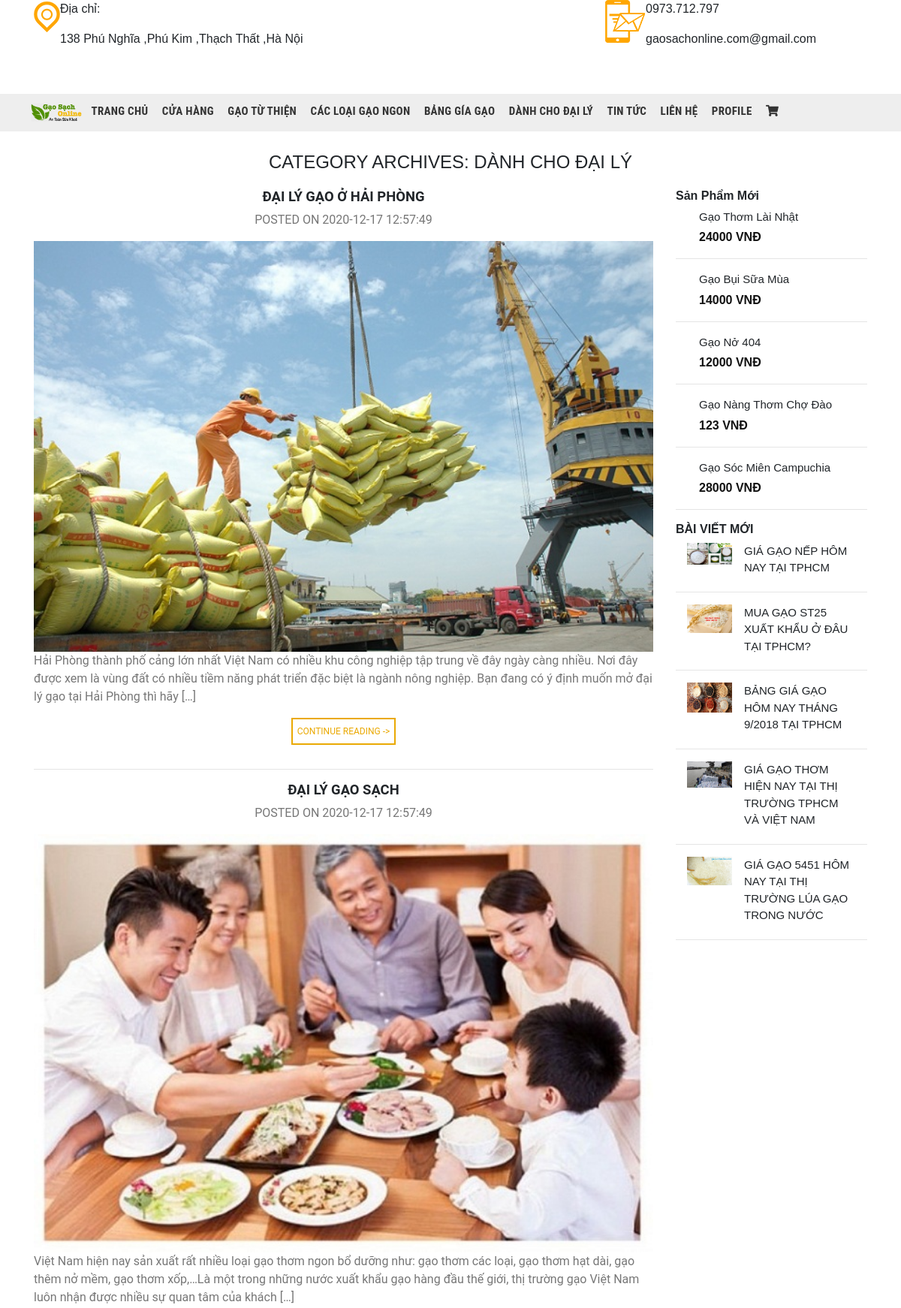
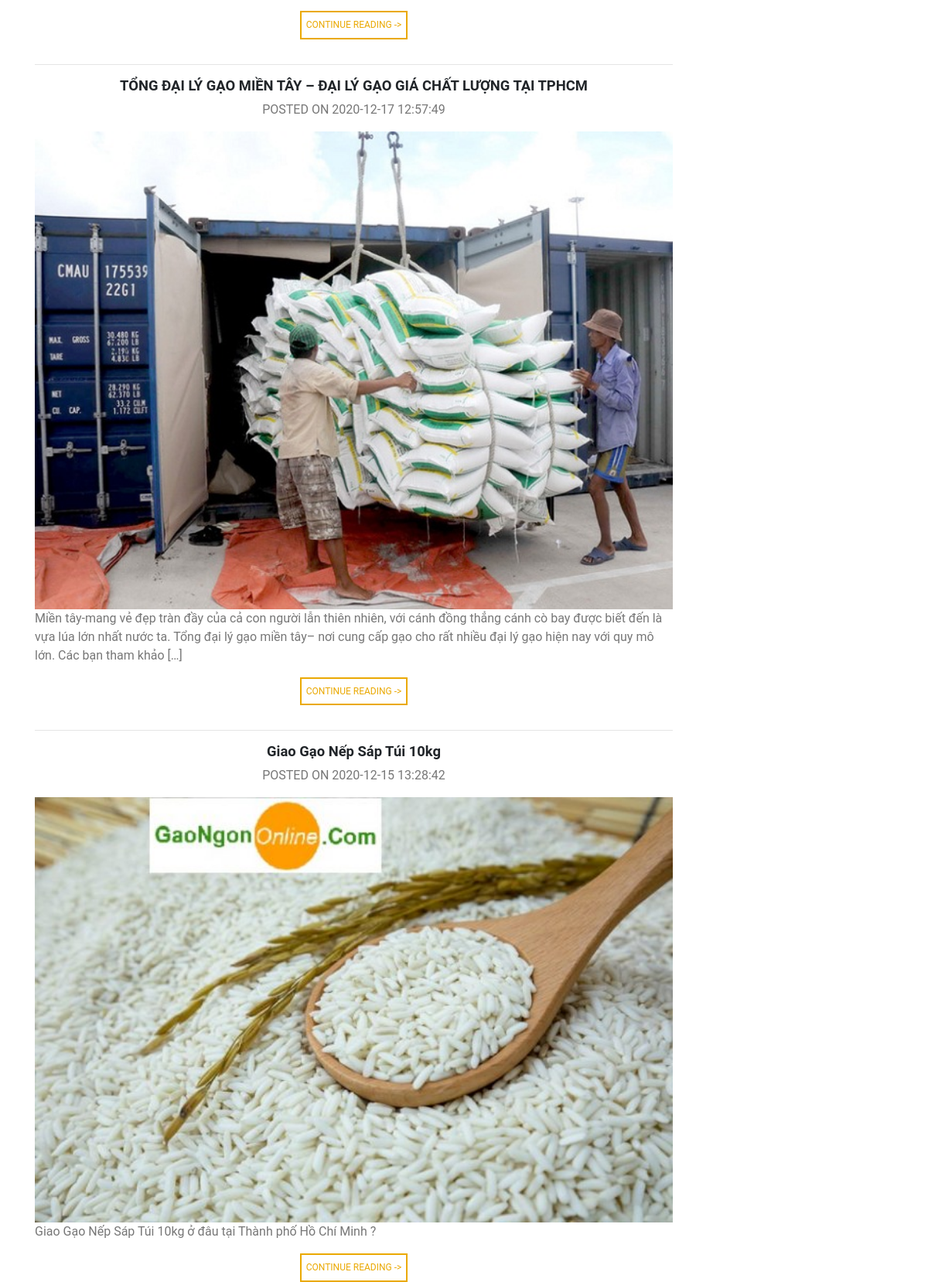
The page /daily.php (upper part) on the database its author committed (2 pictures, top to bottom).
### tables this page shows
CREATE TABLE `theloai` (
  `ID` int(11) NOT NULL,
  `Ten` varchar(30) NOT NULL
);

CREATE TABLE `tintuc` (
  `ID` int(11) NOT NULL,
  `Title` varchar(100) NOT NULL,
  `Content` varchar(1000) NOT NULL,
  `Loai` int(11) NOT NULL,
  `Img` varchar(50) DEFAULT NULL,
  `Note` varchar(200) DEFAULT NULL,
  `ThoiGian` datetime NOT NULL DEFAULT current_timestamp()
);

CREATE TABLE `sanpham` (
  `ID` int(11) NOT NULL,
  `TenSP` varchar(30) NOT NULL,
  `TonKho` int(11) NOT NULL DEFAULT 0,
  `Gia` int(11) NOT NULL,
  `Loai` int(11) DEFAULT NULL,
  `Img` varchar(30) DEFAULT NULL,
  `MoTa` varchar(1000) DEFAULT NULL,
  `ChiTiet` varchar(1000) NOT NULL
);

### view/func.php (called while the page is built, shortened)
<?php
function Select($conn, $query)
{
  $data = $conn->prepare($query);
  $ketqua = $data->execute();
  $rows = $data->fetchAll();
  return $rows;
}
function View($loai)
{
  switch ($loai) {
    case 5:
      return "giagao.php";
  }
}

### daily.php (the view, shortened to what this page needs)
<!doctype html>
<html lang="en">
<head>
  <link rel="stylesheet" href="i.css">
  <link rel="stylesheet" href="tintuc.css">
  <link rel="stylesheet" href="css/style_trangchu.css">
  <link rel="stylesheet" href="https://pro.fontawesome.com/releases/v5.10.0/css/all.css"/>
  <link rel="stylesheet" href="https://stackpath.bootstrapcdn.com/font-awesome/4.7.0/css/font-awesome.min.css">
  <link rel="stylesheet" href="https://stackpath.bootstrapcdn.com/bootstrap/4.3.1/css/bootstrap.min.css">
</head>
<body>
  <div class="container">
    <div class="row">
      <div class="col-sm-8">
        <div class="cha1">
          <div class="flex-left mr-0">
            <img src="images/map.png" alt="">
          </div>
          <div class=" ">
            <p>Địa chỉ:</p>
            <p>138 Phú Nghĩa ,Phú Kim ,Thạch Thất ,Hà Nội</p>
          </div>
        </div>
      </div>
      <div class="col-sm-4">
        <div class="cha1">
          <div>
            <img src="images/phone.png" alt="">
          </div>
          <div>
            <p>
             0973.712.797
            </p>
            <p>
              gaosachonline.com@gmail.com
            </p>
          </div>
        </div>
      </div>
    </div>
  </div>
  <div class="header">
<div class="cha">
  <ul>
    <li>
        <img src="images/logo1.png" alt="">
    </li>
    <li>
      <a href="index.php"> Trang Chủ</a>
    </li>
    <li>
      <a href="cuahang.php">Cửa Hàng</a>
    </li>
    <li>
      <a href="gaotuthien.php"> Gạo Từ Thiện</a>
    </li>
    <li>
      <a href="gaongon.php">Các Loại Gạo Ngon</a>
    </li>
    <li>
      <a href="giagao.php"> Bảng Gía Gạo</a>
    </li>
    <li>
      <a href="daily.php">Dành Cho Đại Lý</a>
    </li>
    <li>
      <a href="tintuc.php">Tin Tức</a>
    </li>
    <li>
      <a href="lienhe.php">Liên Hệ</a>
    </li>
    <li>
      <a href="profile.php">Profile</a>
    </li>
    <li>
      <a href="giohang.php"><i class="fas fa-shopping-cart"></i></a>
    </li>
  </ul>
</div>
</div>
  <div class="container content">
    <div class="card-title text-center col-sm-12">
      <?php
      require("view/func.php");
      $query = "SELECT * from tintuc inner join theloai on tintuc.Loai=theloai.ID where tintuc.Loai=4 order by ThoiGian desc";
      $data = Select($conn, $query);
      ?>
      <h4>CATEGORY ARCHIVES: <?=$data[0]["Ten"]?></h4>
    </div>
    <div class="row">
      <div class="col-sm-9 daily">
        <?php
        for ($i = 0; $i < 6; $i++) {
        ?>
          <h3 class="text-center"><?=$data[$i]["Title"]?></h3>
          <p class="text-center">POSTED ON <?=$data[$i]["ThoiGian"]?>
          </p>
          <img src="images/<?=$data[$i]["Img"]?>" alt="">
          <p><?=$data[$i]["Content"]?></p>
          <div class="text text-center">
            <p>CONTINUE READING -></p>
          </div>
          <hr>
        <?php
        }
        ?>
      </div>
      <div class="col-sm-3 ol">
        <h4>Sản Phẩm Mới</h4>
        <?php
        $query = "SELECT * from sanpham order by ID desc limit 5";
        $data = Select($conn, $query);
        foreach($data as $row){
        ?>
          <div class="col mt-2 ">
            <div class="ml-3">
              <p><?= $row["TenSP"] ?></p>
              <span><?=$row["Gia"] ?> VNĐ</span>
            </div>
          </div>
          <hr>
        <?php
        }
        ?>
        <h4>BÀI VIẾT MỚI</h4>
        <?php
          $query="SELECT * from tintuc order by ThoiGian desc limit 5";
          $data = Select($conn,$query);
          foreach($data as $row){
            ?>
          <div class="col mt-2 ">
            <div>
             <a href="<?=View($row["Loai"])?>"> <img src="images/<?=$row["Img"]?>" alt=""></a>
            </div>
            <div class="ml-3">
              <p><?=$row["Title"] ?></p>
            </div>
          </div>
          <hr>
            <?php
          }
        ?>
      </div>
    </div>
  </div>
</body>
</html>

### i.css (style rules this page uses)
html,body,* { margin: 0; padding: 0; font-family: 'Noto Sans JP', sans-serif; }
.header { position: relative; }
.header ul li { font-size: 13px; }
.header .cha { background-color: #eee; height: 50px; line-height: 1.5rem; padding-left: 20px; z-index: 10; position: absolute; top: 43px; left: 0; width: 100%; background-attachment: fixed; padding-left: 20px; }
.header .cha ul li img { width: 70px; margin-left: 20px; }
.header .cha ul,a { text-decoration: none; }
.header .cha ul li { display: inline-block; position: relative; transition: background-color .3s; }
.header .cha ul li a { min-height: 50px; padding: 0px 7px; font-size: 15px; color: #333; font-family: 'Roboto Condensed', sans-serif; font-weight: 700; display: block; line-height: 2.9rem;letter-spacing: .02em; text-transform: uppercase; }
.cha1 { text-align: left; display: flex; margin-bottom: 2px; }
.content { position: relative; display: flex; flex-flow: row wrap; align-items: center; justify-content: space-between; width: 100%; margin-top: 120px; }
.daily img { width: 100%; }
.daily h3 { font-family: "Roboto", sans-serif; font-weight: 700; font-size: 1.15em; line-height: 1.2; }
body { font-family: "Roboto", sans-serif; color: #777; line-height: 1.6; font-weight: normal; }
.daily p { color: #777; font-weight: normal; font-family: "Roboto", sans-serif; }
.daily .text p { border: 2px solid currentColor; font-size: .75em; padding:3px 6px;line-height: 2.19em; display: inline-block; box-sizing: border-box;color: #eaa903; }
.ol h4 { font-size: 1em; font-weight: 600; }
.col { display: flex; margin-left: 0px; }
.col img { width: 60px; }
.col p { font-size: 15px;margin-bottom: 4px; }
.col span { color: #111; font-weight: bold; }

### tintuc.css (style rules this page uses)
.content { position: relative; display: flex; flex-flow: row wrap; align-items: center; justify-content: space-between; width: 100% }

### css/style_trangchu.css (style rules this page uses)
body, html,* { margin: 0; padding: 0; }
html, body, .carousel, .carousel-inner, .carousel-inner .item { height: 100%; }

### rows shown on the page
theloai: Ten "DÀNH CHO ĐẠI LÝ"
tintuc: Title "ĐẠI LÝ GẠO Ở HẢI PHÒNG", ThoiGian "2020-12-17 12:57:49", Img (picture), Content "Hải Phòng thành phố cảng lớn nhất Việt Nam có nhiều khu công nghiệp tập trung về đây ngày càng nhiều. Nơi đây được xem là vùng đất có nhiều tiềm năng phát triển đặc biệt là ngành nông nghiệp. Bạn đang có ý định muốn mở đại lý gạo tại Hải Phòng thì hãy […]"
tintuc: Title "ĐẠI LÝ GẠO SẠCH", ThoiGian "2020-12-17 12:57:49", Img (picture), Content "Việt Nam hiện nay sản xuất rất nhiều loại gạo thơm ngon bổ dưỡng như: gạo thơm các loại, gạo thơm hạt dài, gạo thêm nở mềm, gạo thơm xốp,…Là một trong những nước xuất khẩu gạo hàng đầu thế giới, thị trường gạo Việt Nam luôn nhận được nhiều sự quan tâm của khách […]"
tintuc: Title "TỔNG ĐẠI LÝ GẠO MIỀN TÂY – ĐẠI LÝ GẠO GIÁ CHẤT LƯỢNG TẠI TPHCM", ThoiGian "2020-12-17 12:57:49", Img (picture), Content "Miền tây-mang vẻ đẹp tràn đầy của cả con người lẫn thiên nhiên, với cánh đồng thẳng cánh cò bay được biết đến là vựa lúa lớn nhất nước ta. Tổng đại lý gạo miền tây– nơi cung cấp gạo cho rất nhiều đại lý gạo hiện nay với quy mô lớn. Các bạn tham khảo […]"
tintuc: Title "Giao Gạo Nếp Sáp Túi 10kg", ThoiGian "2020-12-15 13:28:42", Img (picture), Content "Giao Gạo Nếp Sáp Túi 10kg ở đâu tại Thành phố Hồ Chí Minh ?"
sanpham: TenSP "Gạo Thơm Lài Nhật", Gia "24000"
sanpham: TenSP "Gạo Bụi Sữa Mùa", Gia "14000"
sanpham: TenSP "Gạo Nở 404", Gia "12000"
sanpham: TenSP "Gạo Nàng Thơm Chợ Đào", Gia "123"
sanpham: TenSP "Gạo Sóc Miên Campuchia", Gia "28000"
tintuc: Img (picture), Title "GIÁ GẠO NẾP HÔM NAY TẠI TPHCM"
tintuc: Img (picture), Title "MUA GẠO ST25 XUẤT KHẨU Ở ĐÂU TẠI TPHCM?"
tintuc: Img (picture), Title "BẢNG GIÁ GẠO HÔM NAY THÁNG 9/2018 TẠI TPHCM"
tintuc: Img (picture), Title "GIÁ GẠO THƠM HIỆN NAY TẠI THỊ TRƯỜNG TPHCM VÀ VIỆT NAM"
tintuc: Img (picture), Title "GIÁ GẠO 5451 HÔM NAY TẠI THỊ TRƯỜNG LÚA GẠO TRONG NƯỚC"
